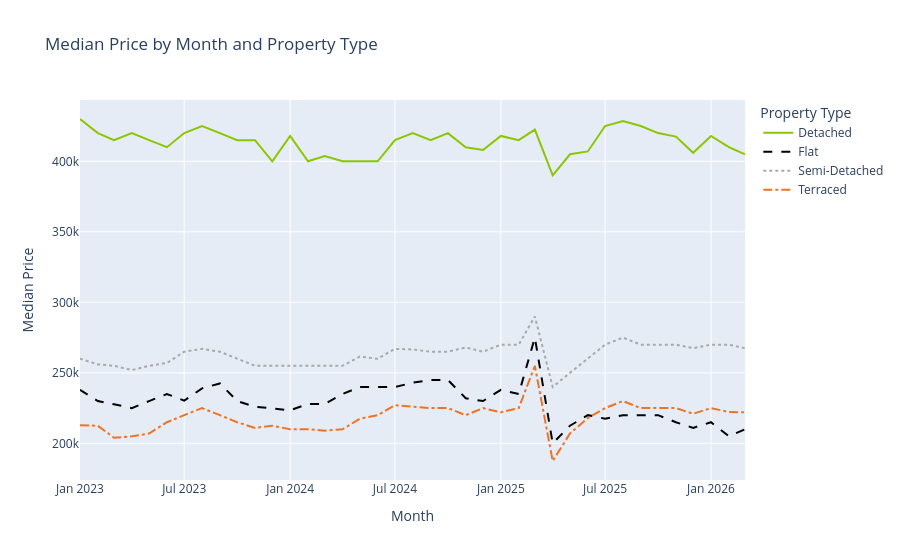

Source (notebook cell):
### Markdown cell above
# High level overview of data

Finally we convert the Gold `average_price_by_month_and_property_type` view to a Polars dataframe so we can visualise the data on a line chart using the Plotly Express charting package.

### Code cell
fig = px.line(
    db.sql("FROM gold.median_price_by_month_and_property_type").pl(),
    x="month_of_sale",
    y="median_price",
    color="property_type",
    line_dash="property_type",
    color_discrete_sequence=["#8CC600", "black", "darkgrey", "#EE7423"],
    line_dash_sequence=["solid", "dash", "dot", "dashdot"],
    title="Median Price by Month and Property Type"
)

fig.update_layout(
    xaxis_title="Month",
    yaxis_title="Median Price",
    legend_title="Property Type",
)

fig.show()
